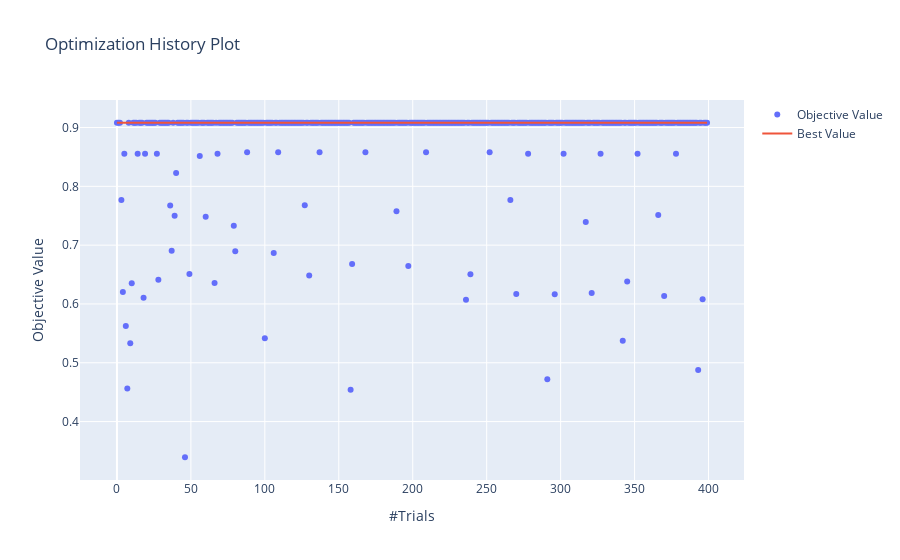

Write notebook code for a chart like this one.
### Code cell
optuna.visualization.plot_optimization_history(study)

### Figure 1 — Plotly figure (JSON) as saved in the notebook; plotly's stock layout.template omitted (floating-point values rounded to 4 significant figures; data arrays with more than 128 entries replaced by an {"elided": "..."} marker saying what was removed)
{"data": [{"mode": "markers", "name": "Objective Value", "type": "scatter", "x": {"elided": "400 int values"}, "y": {"elided": "400 float values"}}, {"name": "Best Value", "type": "scatter", "x": {"elided": "400 int values"}, "y": {"elided": "400 float values"}}], "layout": {"autosize": true, "title": {"text": "Optimization History Plot"}, "xaxis": {"autorange": true, "range": [-23.97, 423.0], "title": {"text": "#Trials"}, "type": "linear"}, "yaxis": {"autorange": true, "range": [0.2924, 0.9551], "title": {"text": "Objective Value"}, "type": "linear"}}}
